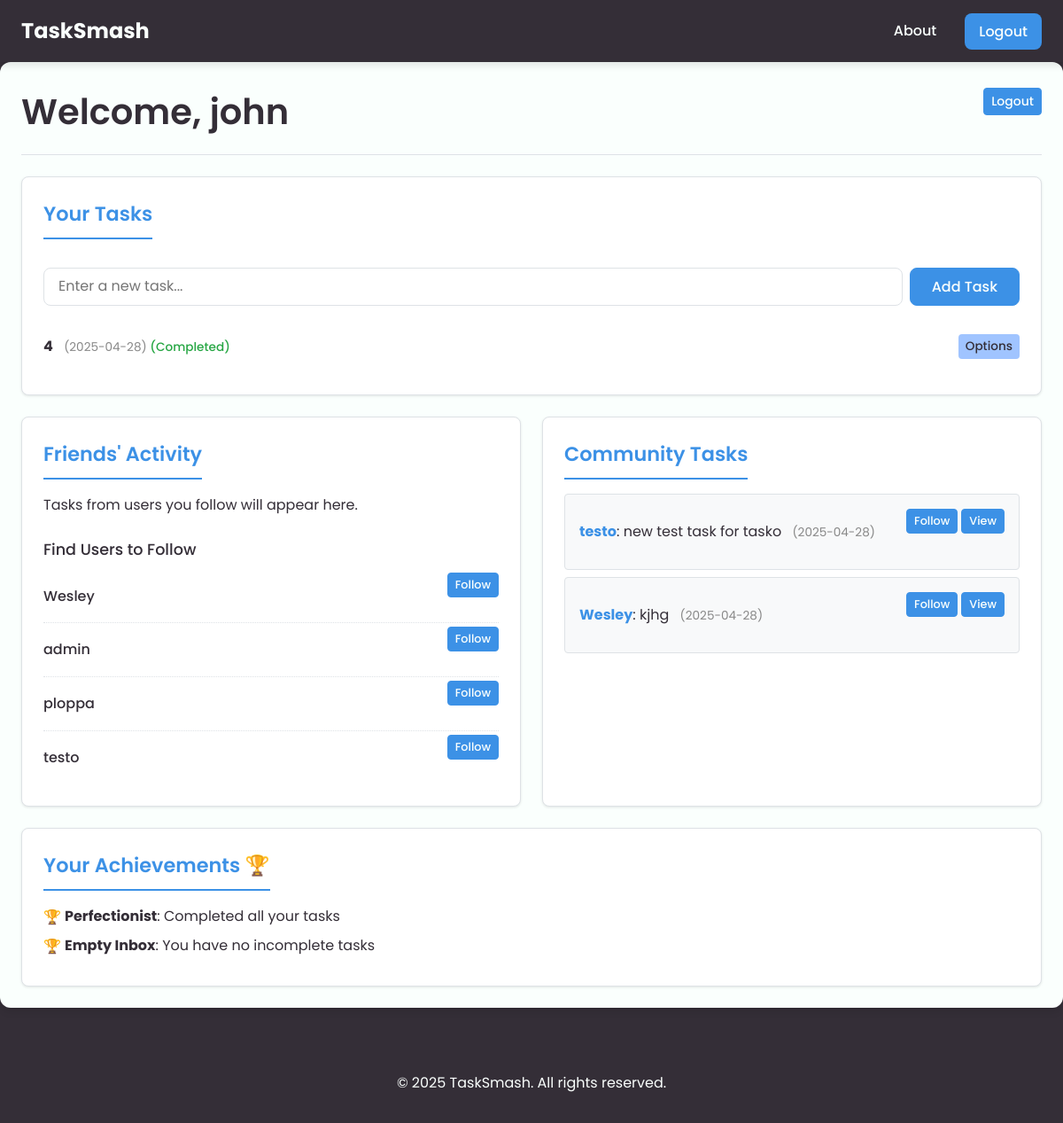
The page /dashboard (signed in) on the database its author committed.
### app/models.py (models this page shows, shortened)
class User(db.Model, UserMixin):
    id = db.Column(db.Integer, primary_key=True)
    username = db.Column(db.String(50), unique=True, nullable=False)
    email = db.Column(db.String(100), unique=True, nullable=False)
    password_hash = db.Column(db.String(100), nullable=False)
    todos = db.relationship('Todo', backref='user', lazy=True)
    comments = db.relationship('Comment', back_populates='user', cascade="all, delete-orphan")
    user_achievements = db.relationship('UserAchievement', backref='user', lazy=True)

class Todo(db.Model):
    id = db.Column(db.Integer, primary_key=True)
    content = db.Column(db.String(200), nullable=False)
    created_at = db.Column(db.DateTime, default=datetime.utcnow)
    user_id = db.Column(db.Integer, db.ForeignKey('user.id'), nullable=False)
    completed = db.Column(db.Boolean, default=False)
    edit_count = db.Column(db.Integer, default=0)
    comments = db.relationship('Comment', back_populates='task', cascade="all, delete-orphan")

class Achievement(db.Model):
    id = db.Column(db.Integer, primary_key=True)
    name = db.Column(db.String(100), unique=True, nullable=False)
    description = db.Column(db.String(255), nullable=False)

### app/blueprints/main.py (the view)
@main_bp.route("/dashboard")
@login_required
def dashboard():
    user_id = current_user.id
    tasks = Todo.query.filter_by(user_id=user_id).order_by(Todo.created_at.desc()).all()
    followed_users_tasks = Todo.query.join(Follow, Follow.followee_id == Todo.user_id)\
                                     .filter(Follow.follower_id == user_id)\
                                     .options(db.joinedload(Todo.user), db.joinedload(Todo.comments).joinedload(Comment.user))\
                                     .order_by(Todo.created_at.desc())\
                                     .all()
    following_ids_subquery = db.session.query(Follow.followee_id).filter(Follow.follower_id == user_id).subquery()
    non_followed_users = User.query.filter(User.id != user_id)\
                                   .filter(User.id.notin_(following_ids_subquery))\
                                   .order_by(User.username)\
                                   .all()
    user_achievements = UserAchievement.query.filter_by(user_id=user_id)\
                                            .options(db.joinedload(UserAchievement.achievement))\
                                            .all()
    achievements_list = [ua.achievement for ua in user_achievements]
    all_tasks = Todo.query.options(db.joinedload(Todo.user), db.joinedload(Todo.comments).joinedload(Comment.user))\
                        .order_by(Todo.created_at.desc())\
                        .limit(50)\
                        .all() # Added limit for performance
    return render_template("dashboard.html",
                           tasks=tasks,
                           followed_users_tasks=followed_users_tasks,
                           non_followed_users=non_followed_users,
                           achievements=achievements_list, # Pass the extracted list
                           all_tasks=all_tasks)

### app/templates/dashboard.html (shortened to what this page needs)
{% extends 'base.html' %}
{% block body %}
<section class="App Content dashboard-page">
    <div class="dashboard-header">
        <h1>Welcome, {{ current_user.username }}</h1>
        <form action="{{ url_for('auth.logout') }}" method="POST" class="logout-form-dashboard">
            <button type="submit" class="btn btn-secondary btn-sm">Logout</button> </form>
    </div>
    <div class="dashboard-grid-container">
        <div class="dashboard-section personal-tasks-section"> <h2 class="section-heading">Your Tasks</h2>
            <form action="{{ url_for('todo.add_todo') }}" method="POST" class="task-input-container">
                <input type="text" name="content" placeholder="Enter a new task..." required />
                <button type="submit" class="btn btn-accent-green">Add Task</button> </form>
            {% if tasks %}
                <ul class="task-list personal-task-list"> {% for task in tasks %}
                    <li class="task-item">
                        <div class="task-content">
                            <strong>{{ task.content }}</strong>
                            <small>({{ task.created_at.strftime('%Y-%m-%d') }}) {% if task.completed %}<span class="task-status-completed">(Completed)</span>{% endif %}</small>
                        </div>
                        <div class="task-options dropdown"> <button class="dropbtn btn-sm">Options</button>
                        </div>
                    </li>
                    {% endfor %}
                </ul>
            {% else %}
                <p class="no-tasks-message">No current tasks. Add one above!</p>
            {% endif %}
        </div><div class="dashboard-section followed-tasks-section"> <h2 class="section-heading">Friends' Activity</h2>
            {% if followed_users_tasks %}
                <ul class="task-list followed-task-list"> {% for task in followed_users_tasks %}
                    <li class="task-item-feed"> <div class="feed-task-content">
                             <strong>{{ task.user.username }}</strong>: {{ task.content }}
                             <small>({{ task.created_at.strftime('%Y-%m-%d') }})</small>
                         </div>
                         <div class="feed-task-actions">
                             <form action="{{ url_for('main.unfollow_user', user_id=task.user.id) }}" method="POST" style="display:inline;">
                                 <button type="submit" class="btn btn-unfollow">Unfollow</button> </form>
                             <form action="{{ url_for('todo.view_task', task_id=task.id) }}" method="GET" style="display:inline;">
                                  <button type="submit" class="btn btn-view-details">View</button> </form>
                         </div>
                    </li>
                    {% endfor %}
                </ul>
            {% else %}
                <p>Tasks from users you follow will appear here.</p>
            {% endif %}
             <h3 class="sub-heading">Find Users to Follow</h3> {% if non_followed_users %}
                 <ul class="user-follow-list">
                     {% for user_to_follow in non_followed_users %}
                     <li class="user-follow-item">
                         <span>{{ user_to_follow.username }}</span>
                         <form action="{{ url_for('main.follow_user', user_id=user_to_follow.id) }}" method="POST" style="display:inline;">
                             <button type="submit" class="btn btn-follow">Follow</button> </form>
                     </li>
                     {% endfor %}
                 </ul>
             {% else %}
                 <p>No other users found or you are following everyone!</p>
             {% endif %}
        </div> <div class="dashboard-section popular-tasks-section"> <h2 class="section-heading">Community Tasks</h2> {% if all_tasks %}
                 <ul class="task-list community-task-list"> {% for task in all_tasks %}
                        {% if task.user_id != current_user.id %}
                        <li class="task-item-feed"> <div class="feed-task-content">
                                 <strong>{{ task.user.username }}</strong>: {{ task.content }}
                                 <small>({{ task.created_at.strftime('%Y-%m-%d') }})</small>
                             </div>
                             <div class="feed-task-actions">
                                 {% if task.user not in current_user.followed_users | map(attribute='followee') | list %}
                                 <form action="{{ url_for('main.follow_user', user_id=task.user.id) }}" method="POST" style="display:inline;">
                                     <button type="submit" class="btn btn-follow">Follow</button> </form>
                                 {% endif %}
                                 <form action="{{ url_for('todo.view_task', task_id=task.id) }}" method="GET" style="display:inline;">
                                      <button type="submit" class="btn btn-view-details">View</button> </form>
                             </div>
                        </li>
                        {% endif %}
                    {% endfor %}
                </ul>
            {% else %}
                <p>No tasks found in the community yet.</p>
            {% endif %}
        </div> <div class="dashboard-section achievements-section"> <h2 class="section-heading">Your Achievements 🏆</h2>
            {% if achievements %}
                <ul class="achievements-list"> {% for ach in achievements %}
                        <li><strong>{{ ach.name }}</strong>: {{ ach.description }}</li>
                    {% endfor %}
                </ul>
            {% else %}
                <p>You haven't earned any achievements yet.</p>
            {% endif %}
        </div></div> </section>
{% endblock %}

### app/static/styles/variables.css (style rules this page uses)
:root { --primary-blue: #3C91E6; --light-blue: #A0C4FF; --dark-gray: #342E37; --accent-green: #A2D729; --accent-orange: #FA824C; --light-bg: #FAFFFD; --medium-gray: #888888; --text-color-dark: var(--dark-gray); --text-color-light: var(--light-bg); --border-color: #dee2e6; --danger-color: #dc3545; --success-color: #28a745; --warning-color: #ffc107; --info-color: #17a2b8; --font-primary: 'Poppins', sans-serif; --font-secondary: sans-serif; --spacing-xs: 0.25rem; --spacing-sm: 0.5rem; --spacing-md: 1rem; --spacing-lg: 1.5rem; --spacing-xl: 2rem; --spacing-xxl: 3rem; --border-radius-sm: 0.25rem; --border-radius-md: 0.5rem; --border-radius-lg: 0.75rem; --border-width: 1px; --shadow-sm: 0 1px 3px rgba(0, 0, 0, 0.1); --shadow-md: 0 4px 8px rgba(0, 0, 0, 0.1); --shadow-lg: 0 10px 20px rgba(0, 0, 0, 0.1); --transition-fast: 0.2s ease; --transition-medium: 0.3s ease; }

### app/static/styles/global.css (style rules this page uses)
*, *::before, *::after { box-sizing: border-box; }
body, h1, h2, h3, h4, h5, h6, p, ul, ol, li, figure, figcaption, blockquote, dl, dd { margin: 0; padding: 0; }
ul, ol { list-style: none; }
body { font-family: var(--font-primary); background-color: var(--dark-gray); color: var(--text-color-dark); line-height: 1.6; min-height: 100vh; display: flex; flex-direction: column; }
h1, h2, h3, h4, h5, h6 { margin-bottom: var(--spacing-md); font-weight: 600; color: var(--dark-gray); }
h1 { font-size: 2.5rem; text-align: center; }
h2 { font-size: 2rem; border-bottom: var(--border-width) solid var(--border-color); padding-bottom: var(--spacing-sm); margin-bottom: var(--spacing-lg); }
h3 { font-size: 1.75rem; }
p { margin-bottom: var(--spacing-md); }

### app/static/styles/layout.css (style rules this page uses)
.App.Content, .content-container { max-width: 1140px; margin-left: auto; margin-right: auto; padding: var(--spacing-lg) var(--spacing-md); background-color: var(--light-bg); border-radius: var(--border-radius-lg); box-shadow: var(--shadow-md); margin-bottom: var(--spacing-xl); }
.dashboard-section { background-color: #ffffff; border-radius: var(--border-radius-md); box-shadow: var(--shadow-sm); padding: var(--spacing-lg); flex: 1 1 350px; min-width: 300px; margin-bottom: var(--spacing-lg); }
.section-heading { font-size: 1.5rem; color: var(--dark-gray); margin-bottom: var(--spacing-md); padding-bottom: var(--spacing-sm); border-bottom: 1px solid var(--border-color); }
.dashboard-grid-container { display: grid; grid-template-areas: "personal personal" "followed popular" "achievements achievements"; grid-template-columns: 1fr 1fr; grid-template-rows: auto auto auto; gap: var(--spacing-lg); width: 100%; }
.personal-tasks-section { grid-area: personal; }
.followed-tasks-section { grid-area: followed; }
.popular-tasks-section { grid-area: popular; }
.achievements-section { grid-area: achievements; }
.dashboard-section { background-color: #ffffff; border-radius: var(--border-radius-md); box-shadow: var(--shadow-sm); padding: var(--spacing-lg); flex: none; min-width: 0; margin: 0; border: 1px solid var(--border-color); }

### app/static/styles/forms.css (style rules this page uses)
form { margin-bottom: var(--spacing-lg); }
input[type="text"], input[type="password"], input[type="email"], textarea { display: block; width: 100%; padding: var(--spacing-sm) var(--spacing-md); font-size: 1rem; font-family: var(--font-primary); line-height: 1.5; color: var(--dark-gray); background-color: #fff; background-clip: padding-box; border: var(--border-width) solid var(--border-color); border-radius: var(--border-radius-md); transition: border-color var(--transition-fast), box-shadow var(--transition-fast); }
.task-input-container { display: flex; gap: var(--spacing-sm); margin-top: var(--spacing-md); }
.task-input-container input[type="text"] { flex-grow: 1; margin-bottom: 0; }
.task-input-container button { flex-shrink: 0; }

### app/static/styles/auth.css (style rules this page uses)
.task-list { list-style-type: none; padding: 0; }
.task-item { display: flex; justify-content: space-between; align-items: center; padding: var(--spacing-sm) 0; border-bottom: 1px dashed var(--border-color); margin-bottom: var(--spacing-sm); }
.task-item:last-child { border-bottom: none; }
.task-item div:first-child { flex-grow: 1; margin-right: var(--spacing-md); }
.task-item small { color: var(--medium-gray); font-size: 0.85em; margin-left: var(--spacing-sm); }
.dropdown { position: relative; display: inline-block; }

### rows shown on the page
User: username "john"
Todo: content "4", created_at "2025-04-28", completed "(Completed)"
User: username "Wesley"
User: username "admin"
User: username "ploppa"
User: username "testo"
Todo: user.username "testo", content "new test task for tasko", created_at "2025-04-28"
Todo: user.username "Wesley", content "kjhg", created_at "2025-04-28"
Achievement: name "Perfectionist", description "Completed all your tasks"
Achievement: name "Empty Inbox", description "You have no incomplete tasks"
